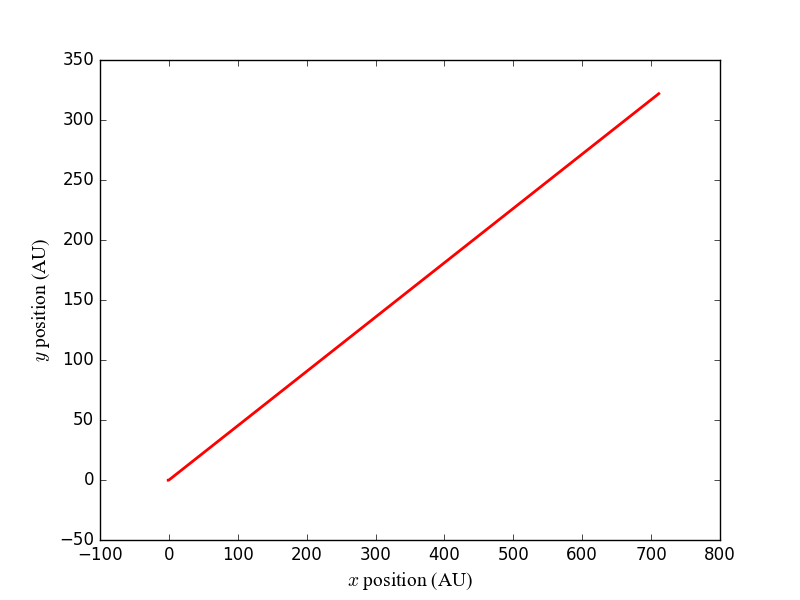

Reproduce this figure in Python.
import matplotlib.pyplot as plt
import numpy as np
import math
from matplotlib import colors

def getplots(filename):
	
	x = []
	y = []

	file = open(filename , 'r')
	useful = file.readlines()

	for line in useful:

		xpos , ypos = line.split()
		x.append(float(xpos))
		y.append(float(ypos))
	
	x = np.array(x)
	y = np.array(y)
	#m , b = np.polyfit(t,c,1)
	
	return x,y

x,y = getplots('EarthSunVerlet.txt')

fig , ax = plt.subplots(1) 

hfont = {'fontname':'Times New Roman','size':'14'}

#plt.plot(x,y,ls='None',color='lightskyblue',marker='8',label="$\Delta$ Absorbance",markeredgewidth=0.0)
plt.plot(x,y,'r-',label="Fit Line",linewidth=2.0)
#plt.plot(t15,m15*t15+b15,'k-')

#ax.set_title('Absorbtion in D$_2$O Solution During Reaction Using H$_2$O as a Reference\n',**hfont)
ax.set_xlabel('$x$ position (AU)',**hfont)
ax.set_ylabel("$y$ position (AU)",**hfont)
#ax.legend(loc='center right',fancybox='True',prop={'size':12})

plt.savefig('EarthSun.png')
plt.show()